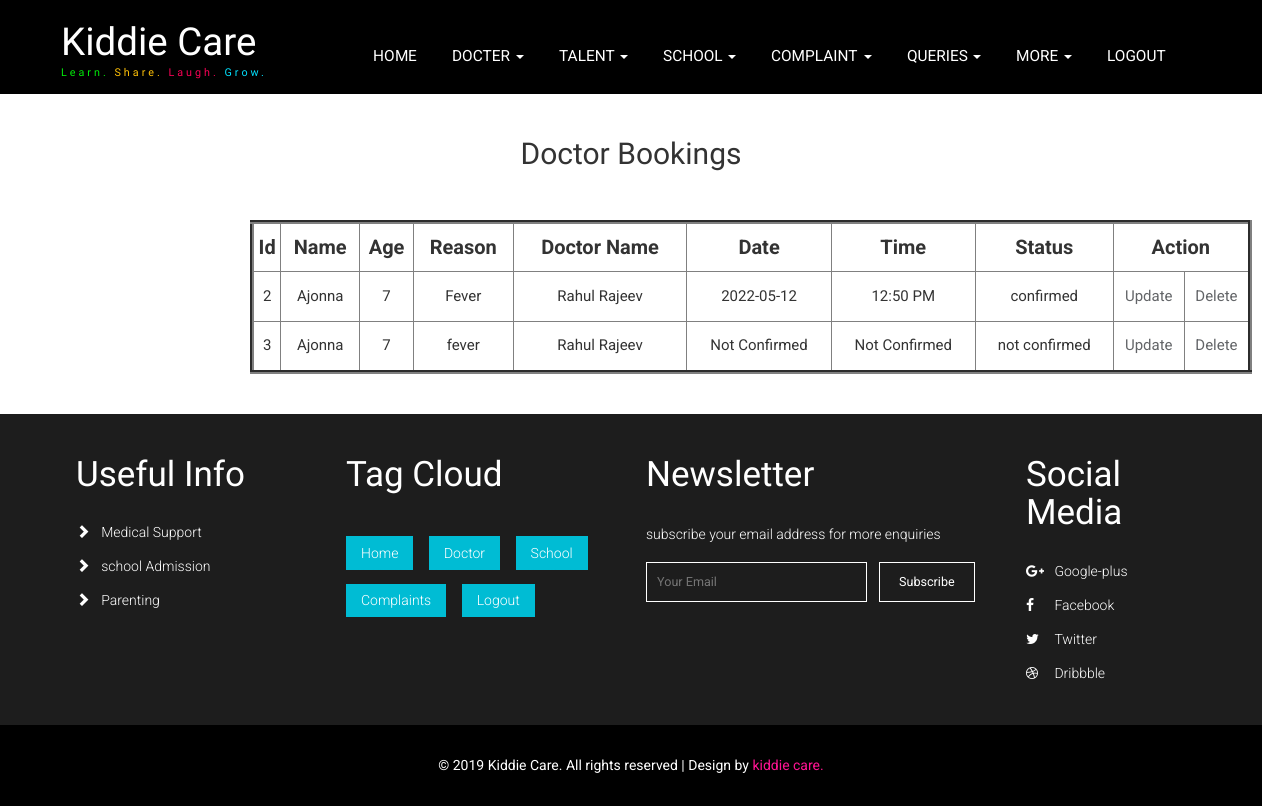
Screenshot of /bookdoctorview (signed in) with the database file from the repository.
### kiddiecloud/models.py (models this page shows)
class BookDoctor(db.Model):
    id = db.Column(db.Integer, primary_key=True)
    user = db.Column(db.String(200))
    name = db.Column(db.String(200), nullable=False)
    age = db.Column(db.String(200), nullable=False)
    reason = db.Column(db.String(200), nullable=False)
    doctorname = db.Column(db.String(200), nullable=False)
    status = db.Column(db.String(200),nullable = False)
    date = db.Column(db.String(200),default="Not Confirmed")
    time = db.Column(db.String(200),default="Not Confirmed")

### kiddiecloud/routes.py (the view)
@app.route('/bookdoctorview')
@login_required
def bookdoctorview():
    tasks = BookDoctor.query.all()
    return render_template('bookdoctorview.html',tasks=tasks)

### kiddiecloud/models.py (called while the page is built)
@login_manager.user_loader
def load_user(id):
    return User.query.get(int(id))

### kiddiecloud/templates/bookdoctorview.html
{% extends 'user_layout.html' %}
{% block content %}
<br><br>
<h2><center>Doctor Bookings</center></h2>
    <table border="4" style="width:1002px; margin-left:250px; text-align:center; margin-top: 50px;">
        <tr style="font-weight: bold;height: 50px;font-size: 20px;">
            <td>Id</th>
            <td>Name</th>
            <td>Age</th>
            <td>Reason</th>
            <td>Doctor Name</th>
                <td>Date</th>
                    <td>Time</th>
            <td>Status</th>
            <td colspan="2">Action</th>
        </tr>
        {% for tasks in tasks %}
            <tr style="font-size: 15px;height: 50px;">
                <td>{{ tasks.id }}</td>
                <td>{{ tasks.name }}</td>
                <td>{{ tasks.age }}</td>
                <td>{{ tasks.reason }}</td>
                <td>{{ tasks.doctorname }}</td>
                <td>{{ tasks.date }}</td>
                <td>{{ tasks.time }}</td>
                <td>{{ tasks.status }}</td>
                <td><a href="/bookdoctorupdate/{{tasks.id}}">Update</a></td>
                <td><a href="/bookdoctordelete/{{tasks.id}}">Delete</a></td>
            </tr>
        {% endfor %}
    </table>
<br><br>
{% endblock %}

### kiddiecloud/static/css/style.css (style rules this page uses)
body { margin:0; font-family: 'Roboto', sans-serif; background: #fff; }
body a { transition: 0.5s all; -webkit-transition: 0.5s all; -moz-transition: 0.5s all; -o-transition: 0.5s all; -ms-transition: 0.5s all; text-decoration:none; outline:none; }
h1,h2,h3,h4,h5,h6 { margin:0; font-family: 'Yanone Kaffeesatz', sans-serif; }

### rows the page displays
BookDoctor: id "2", name "Ajonna", age "7", reason "Fever", doctorname "Rahul Rajeev", date "2022-05-12", time "12:50 PM", status "confirmed"
BookDoctor: id "3", name "Ajonna", age "7", reason "fever", doctorname "Rahul Rajeev", date "Not Confirmed", time "Not Confirmed", status "not confirmed"
